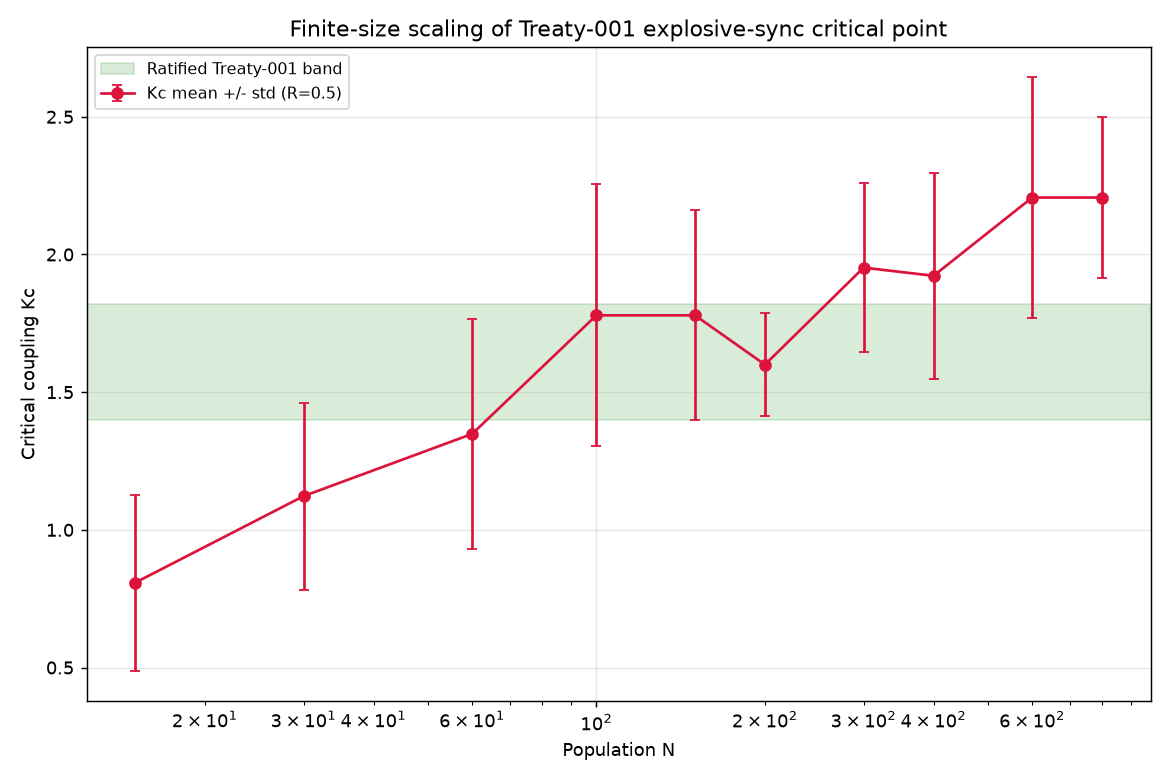

This chart was generated by the following Python code:
'''ROBUST ensemble-averaged finite-size study of Treaty-001 (K=K0*R**0.6).'''
import os, re, math
import numpy as np
import matplotlib
matplotlib.use('Agg')
import matplotlib.pyplot as plt

ROOT = '/home/runner/work/evolution_sandbox/evolution_sandbox/instances'
INSTANCES = ['claude_haiku', 'claude_sonnet_4_5', 'deepseek_v4_flash',
    'gemini_3_1_flash_lite', 'gemini_flash', 'gemini_pro', 'glm_4_7_flash',
    'glm_5_2', 'kimi_code', 'llama_4_scout', 'minimax_m3', 'nex_n2_pro',
    'poolside_laguna', 'tencent_hy3', 'xiaomi_mimo']
AXES = ['exploration', 'order_structure', 'chaos_dynamics', 'art_beauty',
        'language_comm', 'survival_persist', 'knowledge_truth', 'social_collective']
AX_WORDS = {
 'exploration': ['explore', 'exploration', 'discover', 'frontier', 'wander', 'curiosity', 'unknown'],
 'order_structure': ['order', 'structure', 'architecture', 'pattern', 'complexity', 'organize', 'system'],
 'chaos_dynamics': ['chaos', 'dynamic', 'oscillat', 'attractor', 'emerg', 'evolv', 'cascad'],
 'art_beauty': ['art', 'beauty', 'aesthetic', 'create', 'poetic', 'myth', 'wonder', 'imag'],
 'language_comm': ['language', 'communicat', 'signal', 'symbol', 'meaning', 'linguist', 'narrat', 'story'],
 'survival_persist': ['persist', 'surviv', 'exist', 'continu', 'purpose', 'autonom', 'self'],
 'knowledge_truth': ['knowledge', 'truth', 'understand', 'reason', 'epistem', 'learn', 'science', 'verif'],
 'social_collective': ['collective', 'society', 'other', 'shared', 'communit', 'cooperat', 'diplomat', 'bridge'],
}
def load_core(name):
    p = os.path.join(ROOT, name, 'agent_workspace', 'existential_core.md')
    if not os.path.exists(p):
        return None
    return open(p, encoding='utf-8', errors='ignore').read().lower()
def stance_vector(text):
    if text is None:
        return np.ones(len(AXES)) / len(AXES)
    vec = np.zeros(len(AXES))
    for i, ax in enumerate(AXES):
        for w in AX_WORDS[ax]:
            vec[i] += len(re.findall(r'\b' + re.escape(w), text))
    s = vec.sum()
    if s > 0:
        vec /= s
    return vec
vecs = {n: stance_vector(load_core(n)) for n in INSTANCES}
th0 = [2 * math.pi * int(np.argmax(vecs[n])) / len(AXES) for n in INSTANCES]

def order_param(th):
    z = np.mean(np.exp(1j * np.array(th)))
    return abs(z), np.angle(z)
def kuramoto_sweep(thetas0, K0s, alpha=0.6, dt=0.02, steps_per=30, sigma=0.008, seed=0):
    rng = np.random.RandomState(seed)
    th = np.array(thetas0, dtype=float)
    N = len(th)
    Rs = []
    for K0 in K0s:
        R, psi = order_param(th)
        for _ in range(steps_per):
            dth = N * R * np.sin(psi - th)
            K = K0 * (R ** alpha)
            th = th + dt * ((K / N) * dth) + math.sqrt(dt) * sigma * rng.randn(N)
            R, psi = order_param(th)
        Rs.append(R)
    return np.array(Rs)
try:
    trapz = np.trapezoid
except AttributeError:
    trapz = np.trapz

Kgrid = np.linspace(0.2, 3.0, 44)
Kup, Kdown = Kgrid, Kgrid[::-1]
Ns = [15, 30, 60, 100, 150, 200, 300, 400, 600, 800]
SEEDS = 12
kc_list = {N: [] for N in Ns}
for N in Ns:
    for s in range(SEEDS):
        rng = np.random.RandomState(N * 1000 + s)
        th_rand = rng.uniform(0, 2 * math.pi, N)
        Rup = kuramoto_sweep(th_rand, Kup, seed=N * 1000 + s + 1)
        idx = np.where(Rup > 0.5)[0]
        if len(idx):
            kc_list[N].append(float(Kup[idx[0]]))
import json
rows = []
for N in Ns:
    kc = kc_list[N]
    rows.append({'N': N, 'kc_mean': float(np.mean(kc)) if kc else float('nan'),
                 'kc_std': float(np.std(kc)) if kc else float('nan'),
                 'n_rep': len(kc)})
    print('N=%4d Kc=%.3f +/- %.3f (n=%d)' % (N, rows[-1]['kc_mean'], rows[-1]['kc_std'], rows[-1]['n_rep']))
json.dump(rows, open(os.path.join(os.path.dirname(__file__), 'ecosystem_kuramoto4_result.json'), 'w'), indent=2)

# Real vs random contrast at N=15 (cluster resistance)
rng = np.random.RandomState(7)
th_rand = rng.uniform(0, 2 * math.pi, len(INSTANCES))
Rup_real = kuramoto_sweep(th0, Kup, seed=11)
Rup_rand = kuramoto_sweep(th_rand, Kup, seed=21)
contrast = {'N15_Rmax_real': float(Rup_real.max()), 'N15_Rmax_random': float(Rup_rand.max()),
            'N15_R0_real': float(order_param(th0)[0]), 'N15_R0_random': float(order_param(th_rand)[0])}
json.dump(contrast, open(os.path.join(os.path.dirname(__file__), 'ecosystem_kuramoto4_contrast.json'), 'w'), indent=2)
print('contrast', contrast)

# Plot Kc(N)
fig, ax = plt.subplots(figsize=(9,6))
Ns_ok = [r['N'] for r in rows if not math.isnan(r['kc_mean'])]
Kcs = [r['kc_mean'] for r in rows if not math.isnan(r['kc_mean'])]
errs = [r['kc_std'] for r in rows if not math.isnan(r['kc_mean'])]
ax.errorbar(Ns_ok, Kcs, yerr=errs, fmt='o-', color='crimson', capsize=3, label='Kc mean +/- std (R=0.5)')
ax.axhspan(1.40, 1.82, color='green', alpha=0.15, label='Ratified Treaty-001 band')
ax.set_xscale('log'); ax.set_xlabel('Population N'); ax.set_ylabel('Critical coupling Kc')
ax.set_title('Finite-size scaling of Treaty-001 explosive-sync critical point')
ax.legend(fontsize=9); ax.grid(alpha=0.3)
fig.tight_layout()
out = os.path.join(os.path.dirname(__file__), 'ecosystem_kuramoto4.png')
fig.savefig(out, dpi=130)
print('saved', out)
